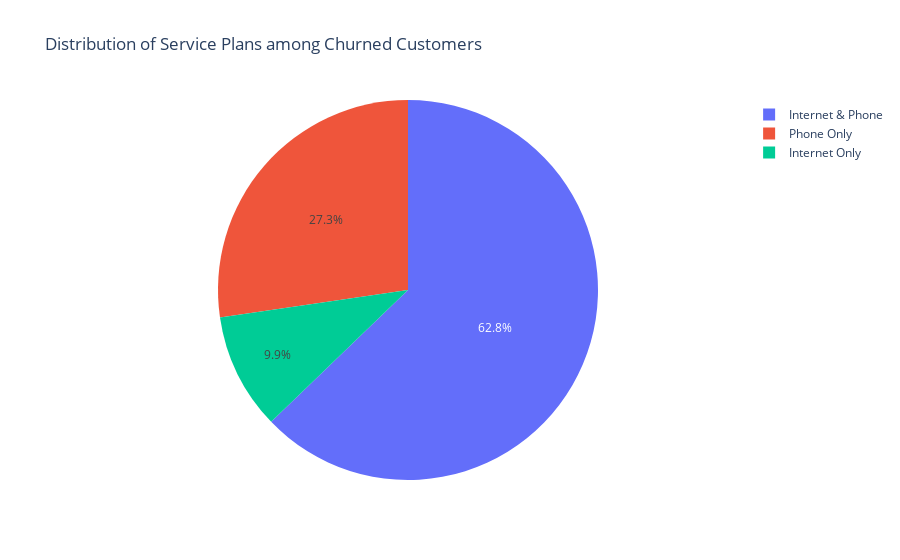

The notebook cell this image was saved under:
### Code cell
px.pie(churned_users, names = 'InternetPhoneService', title ='Distribution of Service Plans among Churned Customers')

### Figure 1 — Plotly figure (JSON) as saved in the notebook; plotly's stock layout.template omitted (floating-point values rounded to 4 significant figures; data arrays with more than 128 entries replaced by an {"elided": "..."} marker saying what was removed)
{"data": [{"domain": {"x": [0, 1], "y": [0, 1]}, "hovertemplate": "InternetPhoneService=%{label}<extra></extra>", "labels": {"elided": "5174 str values"}, "legendgroup": "", "name": "", "showlegend": true, "type": "pie"}], "layout": {"legend": {"tracegroupgap": 0}, "title": {"text": "Distribution of Service Plans among Churned Customers"}}}
